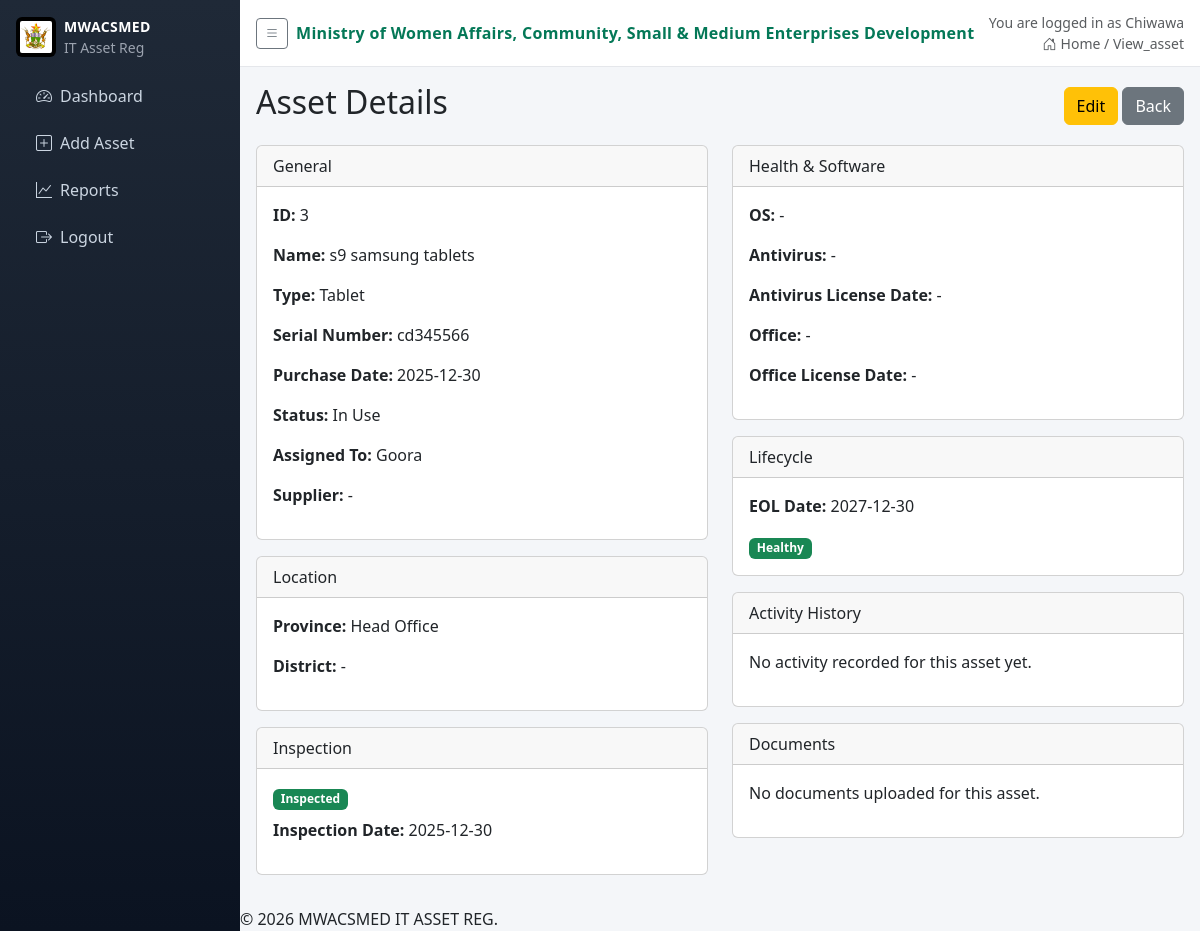
Before: /view/3 (signed in) with the older database file.
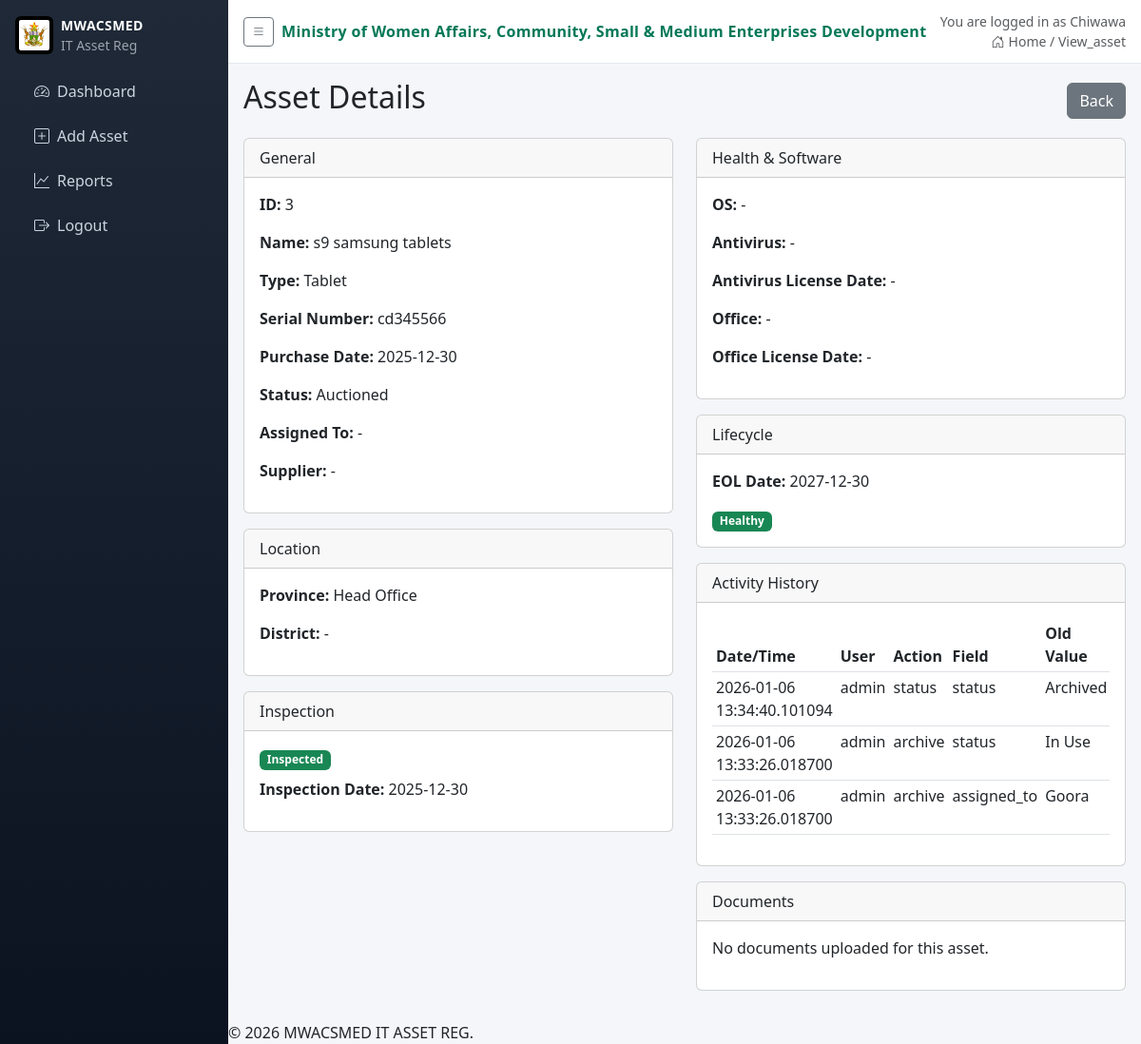
After: the same page with the newer database file.
### app.py (models this page shows, shortened)
class User(db.Model):
    id = db.Column(db.Integer, primary_key=True)
    username = db.Column(db.String(80), unique=True, nullable=False)
    password_hash = db.Column(db.String(200), nullable=False)
    role = db.Column(db.String(20), nullable=False)
    province = db.Column(db.String(100), nullable=True)  # 'Head Office' or specific province
    district = db.Column(db.String(100), nullable=True)
    active = db.Column(db.Boolean, default=True, nullable=False)
    email = db.Column(db.String(120), nullable=True)

class Asset(db.Model):
    id = db.Column(db.Integer, primary_key=True)
    name = db.Column(db.String(100), nullable=False)
    type = db.Column(db.String(50), nullable=False)
    serial_number = db.Column(db.String(100), unique=True, nullable=False)
    purchase_date = db.Column(db.Date, nullable=True)
    assigned_to = db.Column(db.String(100), nullable=True)
    supplier = db.Column(db.String(120), nullable=True)
    status = db.Column(db.String(50), default='In Stock')
    antivirus_name = db.Column(db.String(100), nullable=True)
    antivirus_license_date = db.Column(db.Date, nullable=True)
    office_name = db.Column(db.String(100), nullable=True)
    office_license_date = db.Column(db.Date, nullable=True)
    os_name = db.Column(db.String(100), nullable=True)
    province = db.Column(db.String(100), nullable=True)
    district = db.Column(db.String(100), nullable=True)
    inspected_by_ict = db.Column(db.Boolean, default=False)
    inspection_date = db.Column(db.Date, nullable=True)
    created_by_user_id = db.Column(db.Integer, nullable=True)
    @property
    def eol_years(self):
        mapping = {
            'Laptop': 3,
            'Desktop': 5,
            'All-in-One': 5,
            'Cellphone': 2,
            'Tablet': 2,
        }
        return mapping.get(self.type)
    @property
    def eol_date(self):
        if not self.purchase_date or not self.eol_years:
            return None
        return self.purchase_date + timedelta(days=self.eol_years * 365)
    @property
    def is_eol_passed(self):
        if not self.eol_date:
            return None
        return datetime.now().date() >= self.eol_date
    @property
    def is_eol_approaching(self):
        if not self.eol_date:
            return None
        warning_threshold = self.eol_date - timedelta(days=240)
        today = datetime.now().date()
        return today >= warning_threshold and today < self.eol_date

class AssetActivity(db.Model):
    id = db.Column(db.Integer, primary_key=True)
    asset_id = db.Column(db.Integer, nullable=False, index=True)
    timestamp = db.Column(db.DateTime, default=datetime.utcnow, nullable=False, index=True)
    actor_user_id = db.Column(db.Integer, nullable=True)
    action = db.Column(db.String(50), nullable=False)
    field = db.Column(db.String(80), nullable=True)
    old_value = db.Column(db.Text, nullable=True)
    new_value = db.Column(db.Text, nullable=True)
    details = db.Column(db.Text, nullable=True)

### app.py (the view)
@app.route('/view/<int:id>', methods=['GET'])
@login_required
def view_asset(id):
    asset = Asset.query.get_or_404(id)
    q = filter_by_user_location(Asset.query.filter(Asset.id == id))
    if not q.first():
        flash('Access denied for this asset', 'danger')
        return redirect(url_for('index'))
    log_action('view_asset', 'Asset', id, asset.name)
    activities = AssetActivity.query.filter_by(asset_id=asset.id).order_by(AssetActivity.timestamp.desc()).all()
    docs = AssetDocument.query.filter_by(asset_id=asset.id).order_by(AssetDocument.timestamp.desc()).all()
    actor_ids = sorted({a.actor_user_id for a in activities if a.actor_user_id})
    actor_map = {}
    if actor_ids:
        for u in User.query.filter(User.id.in_(actor_ids)).all():
            actor_map[u.id] = u.username
    return render_template('view_asset.html', asset=asset, activities=activities, docs=docs, actor_map=actor_map)

### app.py (called while the page is built, shortened)
def login_required(f):
    @wraps(f)
    def wrapper(*args, **kwargs):
        if not session.get('user_id'):
            return redirect(url_for('login'))
        return f(*args, **kwargs)
    return wrapper

def current_user():
    uid = session.get('user_id')
    if not uid:
        return None
    return User.query.get(uid)

def filter_by_user_location(query):
    u = current_user()
    if not u:
        return query
    if u.role == 'IT':
        return query
    if u.province == 'Head Office':
        return query

@app.context_processor
def inject_user():
    return {
        'current_user': current_user(),
        'current_role': (current_user().role if current_user() else None),
        'ministry_name': app.config.get('MINISTRY_NAME'),
        'logo_url': app.config.get('LOGO_STATIC_PATH')
    }

def log_action(action, entity_type=None, entity_id=None, details=None):
    try:
        entry = AuditLog(
            actor_user_id=current_user().id if current_user() else None,
            action=action,
            entity_type=entity_type,
            entity_id=entity_id,
            details=details
        )
        db.session.add(entry)
        db.session.commit()
    except Exception:
        pass

### templates/view_asset.html (shortened to what this page needs)
{% extends 'base.html' %}
{% block content %}
<div class="d-flex justify-content-between align-items-center mb-3">
  <h2>Asset Details</h2>
  <div>
    {% if asset.status != 'Auctioned' %}
    <a href="{{ url_for('edit_asset', id=asset.id) }}" class="btn btn-warning">Edit</a>
    {% endif %}
    <a href="{{ url_for('index') }}" class="btn btn-secondary">Back</a>
  </div>
  </div>
<div class="row">
  <div class="col-lg-6">
    <div class="card mb-3">
      <div class="card-header">General</div>
      <div class="card-body">
        <p><strong>ID:</strong> {{ asset.id }}</p>
        <p><strong>Name:</strong> {{ asset.name }}</p>
        <p><strong>Type:</strong> {{ asset.type }}</p>
        <p><strong>Serial Number:</strong> {{ asset.serial_number }}</p>
        <p><strong>Purchase Date:</strong> {{ asset.purchase_date or '-' }}</p>
        <p><strong>Status:</strong> {{ asset.status }}</p>
        <p><strong>Assigned To:</strong> {{ asset.assigned_to or '-' }}</p>
        <p><strong>Supplier:</strong> {{ asset.supplier or '-' }}</p>
      </div>
    </div>
    <div class="card mb-3">
      <div class="card-header">Location</div>
      <div class="card-body">
        <p><strong>Province:</strong> {{ asset.province or '-' }}</p>
        <p><strong>District:</strong> {{ asset.district or '-' }}</p>
      </div>
    </div>
    <div class="card mb-3">
      <div class="card-header">Inspection</div>
      <div class="card-body">
        {% if asset.inspected_by_ict %}
          <span class="badge bg-success mb-2">Inspected</span>
        {% else %}
          <span class="badge bg-secondary mb-2">Not inspected</span>
        {% endif %}
        <p><strong>Inspection Date:</strong> {{ asset.inspection_date or '-' }}</p>
      </div>
    </div>
  </div>
  <div class="col-lg-6">
    <div class="card mb-3">
      <div class="card-header">Health & Software</div>
      <div class="card-body">
        <p><strong>OS:</strong> {{ asset.os_name or '-' }}</p>
        <p><strong>Antivirus:</strong>
          {% if asset.antivirus_name %}
            {{ asset.antivirus_name }}
            {% if asset.is_antivirus_expired %}
              <span class="badge bg-danger ms-2">Expired</span>
            {% endif %}
          {% else %}-{% endif %}
        </p>
        <p><strong>Antivirus License Date:</strong> {{ asset.antivirus_license_date or '-' }}</p>
        <p><strong>Office:</strong>
          {% if asset.office_name %}
            {{ asset.office_name }}
            {% if asset.is_office_expired %}
              <span class="badge bg-danger ms-2">Expired</span>
            {% endif %}
          {% else %}-{% endif %}
        </p>
        <p><strong>Office License Date:</strong> {{ asset.office_license_date or '-' }}</p>
      </div>
    </div>
    <div class="card mb-3">
      <div class="card-header">Lifecycle</div>
      <div class="card-body">
        <p><strong>EOL Date:</strong> {{ asset.eol_date or '-' }}</p>
        {% if asset.eol_date %}
          {% if asset.is_eol_passed %}
            <span class="badge bg-danger">Past EOL</span>
          {% elif asset.is_eol_approaching %}
            <span class="badge bg-warning text-dark">Approaching EOL</span>
          {% else %}
            <span class="badge bg-success">Healthy</span>
          {% endif %}
        {% endif %}
      </div>
    </div>
    <div class="card mb-3">
      <div class="card-header">Activity History</div>
      <div class="card-body">
        {% if activities %}
        <div class="table-responsive">
          <table class="table table-sm">
            <thead>
              <tr>
                <th>Date/Time</th>
                <th>User</th>
                <th>Action</th>
                <th>Field</th>
                <th>Old Value</th>
              </tr>
            </thead>
            <tbody>
              {% for a in activities %}
              <tr>
                <td>{{ a.timestamp }}</td>
                <td>{{ actor_map.get(a.actor_user_id, 'System') if a.actor_user_id else 'System' }}</td>
                <td>{{ a.action }}</td>
                <td>{{ a.field or '-' }}</td>
                <td>{{ a.old_value or '-' }}</td>
              </tr>
              {% endfor %}
            </tbody>
          </table>
        </div>
        {% else %}
        <p>No activity recorded for this asset yet.</p>
        {% endif %}
      </div>
    </div>
    <div class="card mb-3">
      <div class="card-header">Documents</div>
      <div class="card-body">
        {% if docs %}
        <ul class="list-group list-group-flush">
          {% for d in docs %}
          <li class="list-group-item d-flex justify-content-between align-items-center">
            <div>
              <strong>{{ d.doc_type }}</strong><br>
              <small>{{ d.timestamp }} by {{ actor_map.get(d.actor_user_id, 'System') if d.actor_user_id else 'System' }}</small>
            </div>
            <a href="{{ url_for('download_asset_document', asset_id=asset.id, doc_id=d.id) }}" class="btn btn-sm btn-outline-primary">Download</a>
          </li>
          {% endfor %}
        </ul>
        {% else %}
        <p>No documents uploaded for this asset.</p>
        {% endif %}
      </div>
    </div>
  </div>
</div>
{% endblock %}

### templates/base.html (shortened to what this page needs)
<!doctype html>
<html lang="en">
  <head>
    <link href="https://cdn.jsdelivr.net/npm/bootstrap@5.3.0/dist/css/bootstrap.min.css" rel="stylesheet">
    <link rel="stylesheet" href="https://cdn.jsdelivr.net/npm/bootstrap-icons@1.11.1/font/bootstrap-icons.css">
  </head>
  <body>
    <aside class="sidebar">
      <div class="brand d-flex align-items-center gap-2">
        {% if logo_url %}
        <img class="brand-logo" src="{{ logo_url }}" alt="" onerror="this.remove()">
        {% endif %}
        <div>
          <div class="brand-title">MWACSMED</div>
          <div class="brand-sub small">IT Asset Reg</div>
        </div>
      </div>
      <nav class="nav flex-column">
        <a class="nav-link {% if request.endpoint=='index' %}active{% endif %}" href="{{ url_for('index') }}"><i class="bi bi-speedometer2 me-2"></i>Dashboard</a>
        <a class="nav-link {% if request.endpoint=='add_asset' %}active{% endif %}" href="{{ url_for('add_asset') }}"><i class="bi bi-plus-square me-2"></i>Add Asset</a>
        <a class="nav-link {% if request.endpoint=='reports' %}active{% endif %}" href="{{ url_for('reports') }}"><i class="bi bi-graph-up me-2"></i>Reports</a>
        {% if current_user %}
        <a class="nav-link" href="{{ url_for('logout') }}"><i class="bi bi-box-arrow-right me-2"></i>Logout</a>
        {% else %}
        <a class="nav-link {% if request.endpoint=='login' %}active{% endif %}" href="{{ url_for('login') }}"><i class="bi bi-box-arrow-in-right me-2"></i>Login</a>
        {% endif %}
      </nav>
    </aside>
    <div class="main">
      <div class="topbar d-flex justify-content-between align-items-center">
        <div class="d-flex align-items-center gap-2">
          <button class="btn btn-outline-secondary btn-sm" id="sidebarToggle"><i class="bi bi-list"></i></button>
          <div class="ministry">{{ ministry_name }}</div>
        </div>
        <div class="text-muted small text-end">
          {% if current_user %}
          <div>You are logged in as {{ current_user.username }}</div>
          {% endif %}
          <div><i class="bi bi-house-door me-1"></i>Home / {{ request.endpoint|capitalize }}</div>
        </div>
      </div>
      <div class="content">
      {% block content %}{% endblock %}
      </div>
      <div class="footer-copy">© 2026 MWACSMED IT ASSET REG.</div>
    </div>
  </body>
</html>

### templates/base.html (style rules this page uses)
body { background: #f4f6f9; }
.sidebar { position: fixed; top: 0; left: 0; bottom: 0; width: 240px; background: linear-gradient(180deg,#1f2937 0%, #0b1321 100%); color: #cbd5e1; padding-top: 1rem; }
.sidebar .brand { color: #fff; padding: 0 1rem; margin-bottom: 1rem; }
.brand-logo { height: 40px; width: 40px; object-fit: contain; display: inline-block; background: #000; border-radius: 6px; padding: 4px; }
.brand-title { font-weight: 700; font-size: 14px; letter-spacing: .4px; }
.brand-sub { color: #9ca3af; }
.sidebar .nav-link { color: #cbd5e1; padding: .6rem 1rem; border-radius: .375rem; display: block; }
.sidebar nav { padding-left: 1.25rem; margin-top: .5rem; }
.sidebar .nav-link { margin-bottom: .25rem; }
.main { margin-left: 240px; transition: margin-left .2s ease; min-height: 100vh; }
.topbar { background: #ffffff; border-bottom: 1px solid #e5e7eb; padding: .75rem 1rem; }
.ministry { font-weight: 700; color: #047857; letter-spacing: .3px; }
.content { padding: 1rem; max-width: 1400px; margin: 0 auto; }

Changed rows visible on the page:
changed Asset "s9 samsung tablets": status "In Use" → "Auctioned"; assigned_to "Goora" → "-"
added AssetActivity: timestamp "2026-01-06 13:34:40.101094", action "status", field "status", old_value "Archived"
now on this page (row unchanged): User: username "admin"
added AssetActivity: timestamp "2026-01-06 13:33:26.018700", action "archive", field "status", old_value "In Use"
added AssetActivity: timestamp "2026-01-06 13:33:26.018700", action "archive", field "assigned_to", old_value "Goora"
Other visible differences:
text no longer shown: "Edit No activity recorded for this asset yet."
text now shown: "Date/Time User Action Field Old Value"
